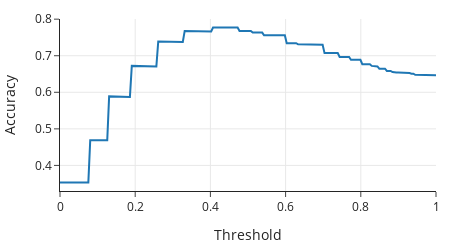

Notebook source saved alongside this figure:
### Code cell
fig = px.line(x=thresholds, y=accs, 
              width=450, height=250)
fig.update_xaxes(title="Threshold")
fig.update_yaxes(title="Accuracy")

### Figure 1 — Plotly figure (JSON) as saved in the notebook; plotly's stock layout.template omitted (floating-point values rounded to 4 significant figures; data arrays with more than 128 entries replaced by an {"elided": "..."} marker saying what was removed)
{"data": [{"hovertemplate": "x=%{x}<br>y=%{y}<extra></extra>", "legendgroup": "", "line": {"color": "#1F77B4", "dash": "solid"}, "marker": {"symbol": "circle"}, "mode": "lines", "name": "", "orientation": "v", "showlegend": false, "type": "scatter", "x": {"elided": "200 float values"}, "xaxis": "x", "y": {"elided": "200 float values"}, "yaxis": "y"}], "layout": {"height": 250, "legend": {"tracegroupgap": 0}, "width": 450, "xaxis": {"anchor": "y", "autorange": true, "domain": [0, 1], "range": [0, 1], "title": {"text": "Threshold"}, "type": "linear"}, "yaxis": {"anchor": "x", "autorange": true, "domain": [0, 1], "range": [0.33, 0.8005], "title": {"text": "Accuracy"}, "type": "linear"}}}
